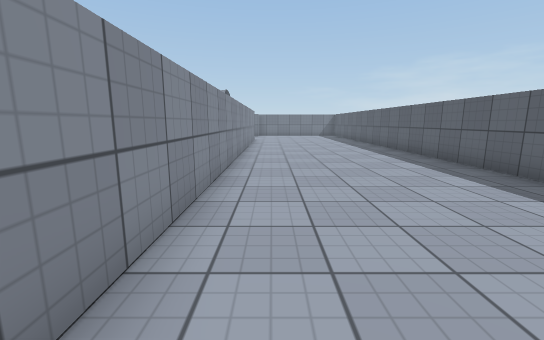
View 1 (above)

13 first-person views from a walk through a scene from a Unity 3-D project. The camera is 1.2 m above the floor, tilts 10° down and sees 90° across. The floor is counted in squares, 1 m on a side. Each view is taken from the middle of a square. On the plan, view 1 faces up. The plan holds only what a view shows up to about 13 squares ahead; the rest is blank. Surface patterns are stand-ins for the level's own textures.

View 2
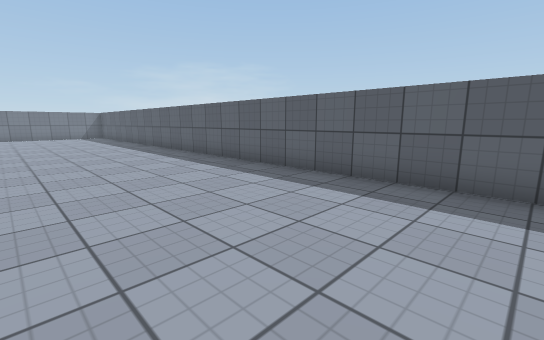

View 3
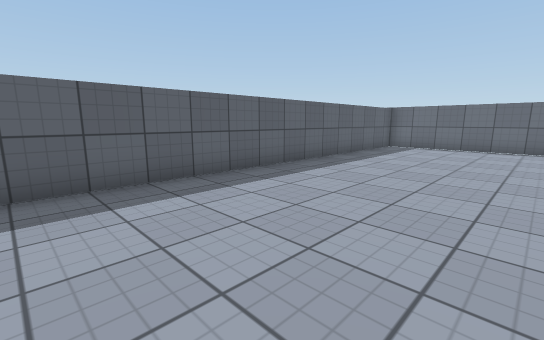

View 4
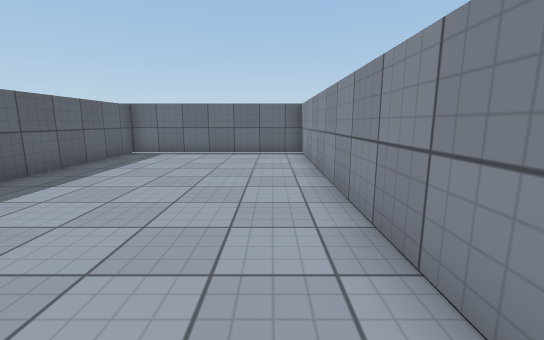

View 5
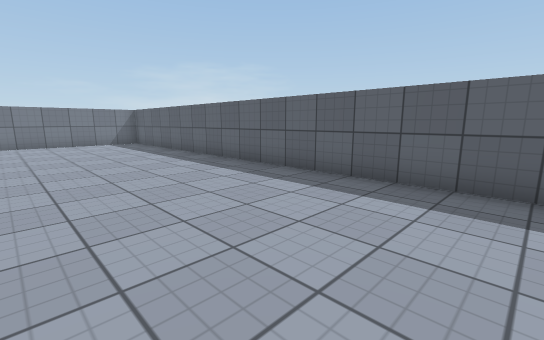

View 6
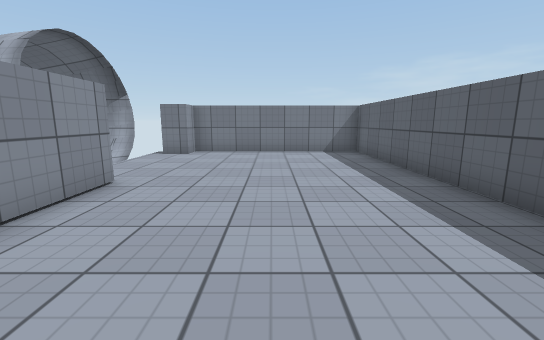

View 7
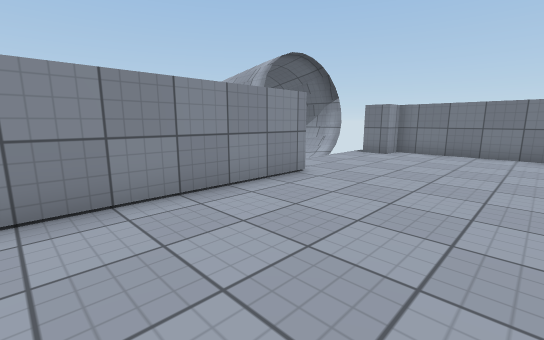

View 8
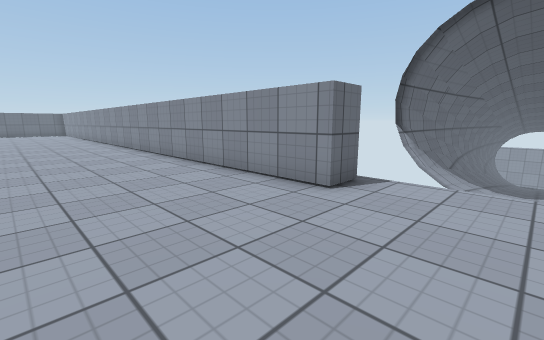

View 9
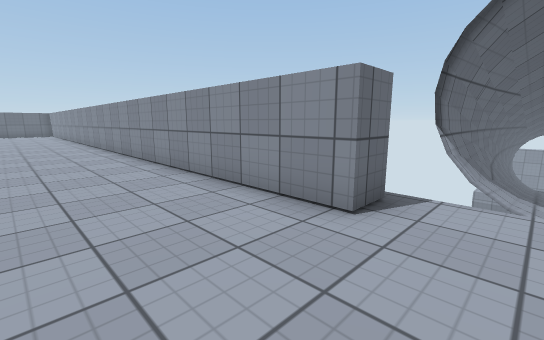

View 10
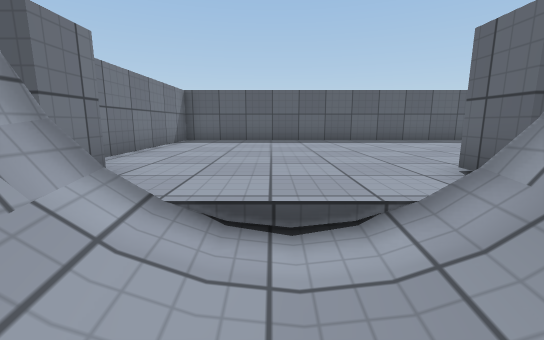

View 11
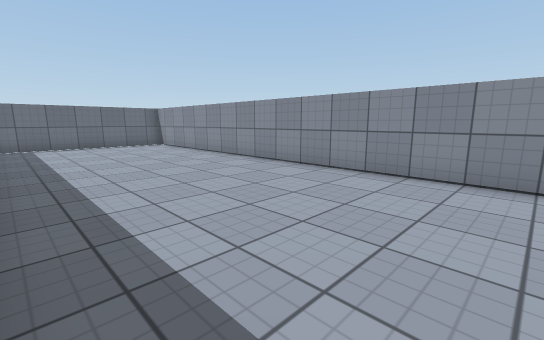

View 12
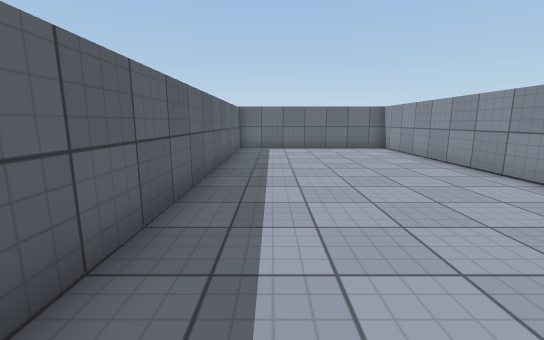

View 13
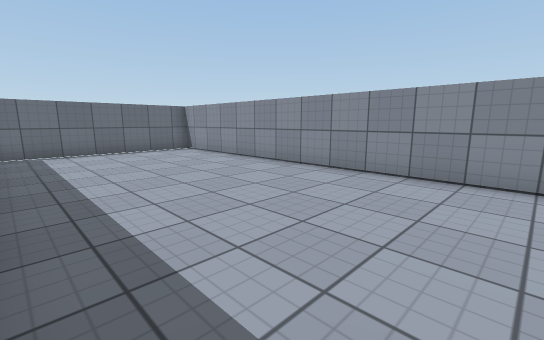

### Floor plan
Key: @ floor where view 1 was taken; # wall or solid block; . floor; / step, stairs or slope.
Columns run from 15 left of view 1 to 6 right of it. Each row starts with its distance up from view 1.
 24              #########
 23           ####.......#
 22            /#........#
 21   ///////////........#
 20 /////////////........#
 19 #############........#
 18             ###......#
 17               #......#
 16               #......#
 15               #......#
 14               #......#
 13               #......#
 12               #......#
 11               #......#
 10               #......#
  9               #......#
  8               #......#
  7               #......#
  6               #......#
  5               #......#
  4               #......#
  3               #......#
  2               #......#
  1               #......#
  0               #@.....#
 -1               #......#
 -2               #......#
 -3               #......#
 -4               #......#
 -5               #......#
 -6               #......#
 -7               #......#
 -8               #......#
 -9               ########

Positions as (right, up) in squares from view 1, and headings:
1: (0, 0), facing up
2: (0, 1), facing up-right
3: (0, 5), facing down-right
4: (0, 2), facing down
5: (0, 8), facing up-right
6: (2, 13), facing up
7: (3, 13), facing up-left
8: (3, 21), facing down-left
9: (2, 20), facing down-left
10: (-5, 21), facing right
11: (5, 6), facing down-left
12: (4, 4), facing down
13: (5, 3), facing down-left
